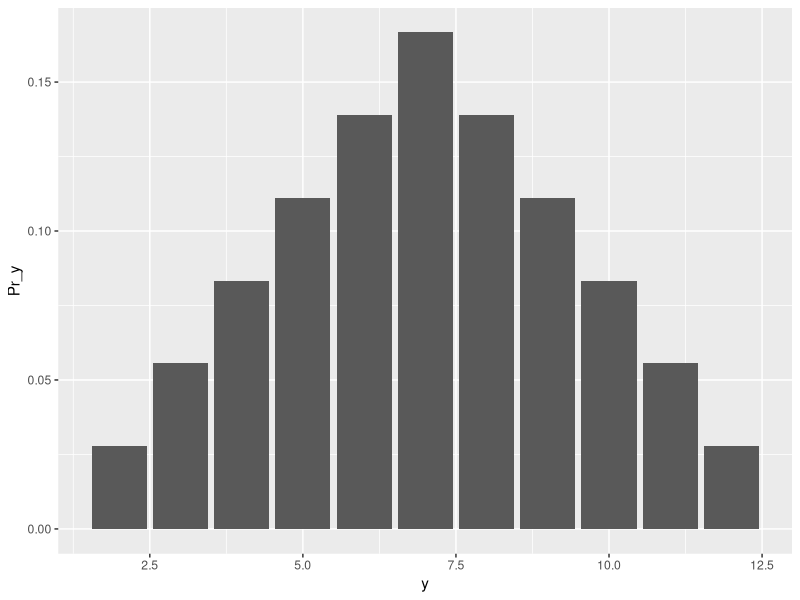
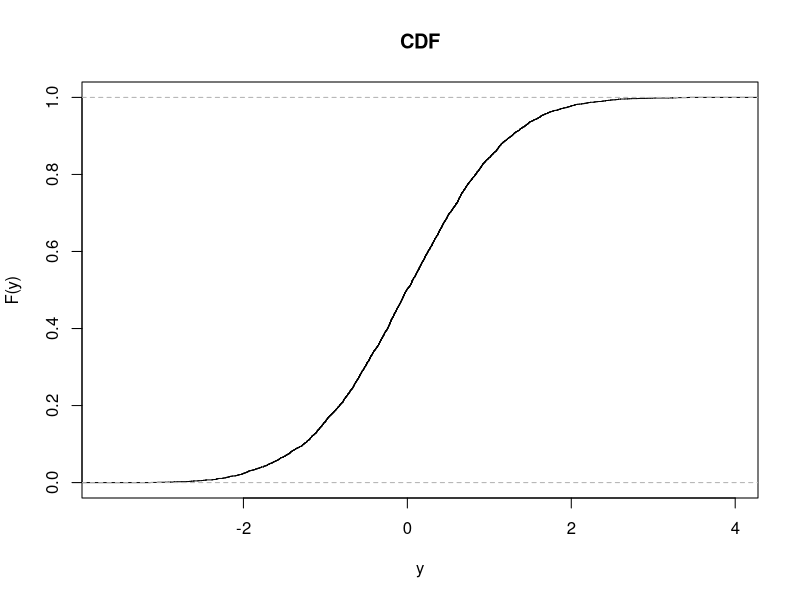
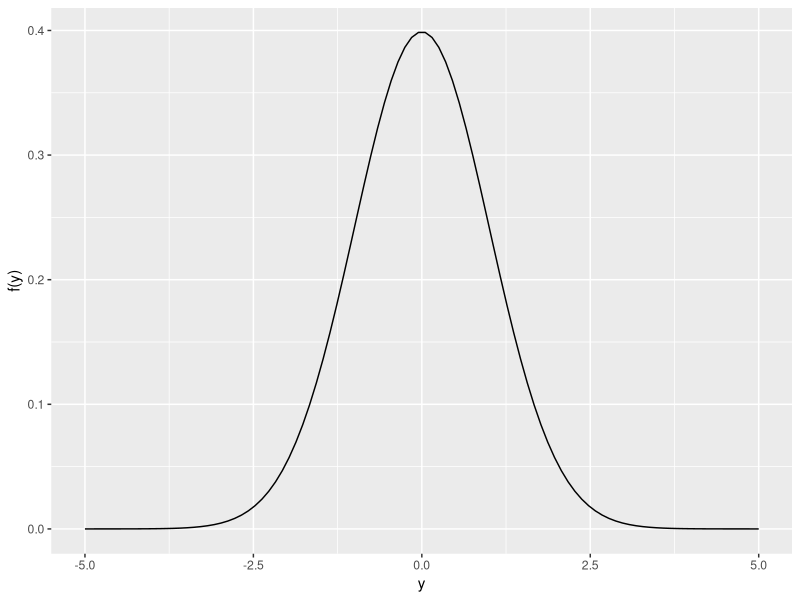
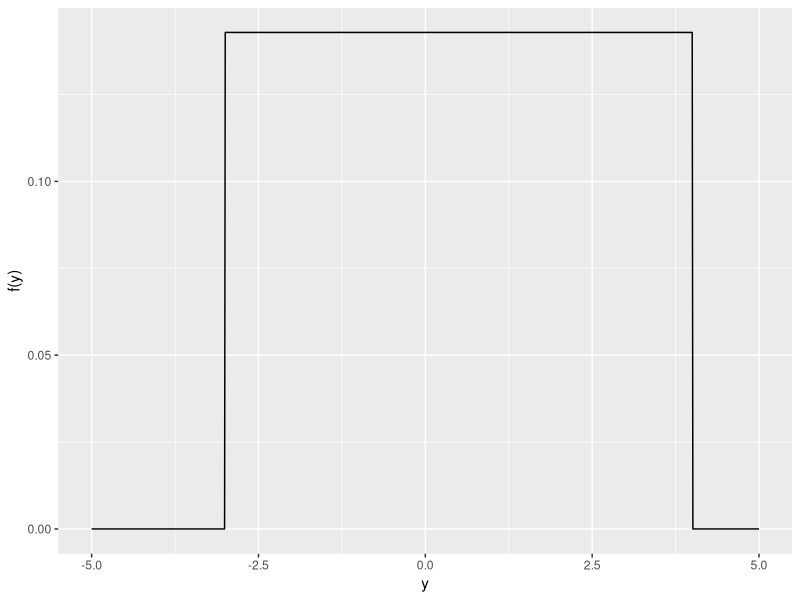
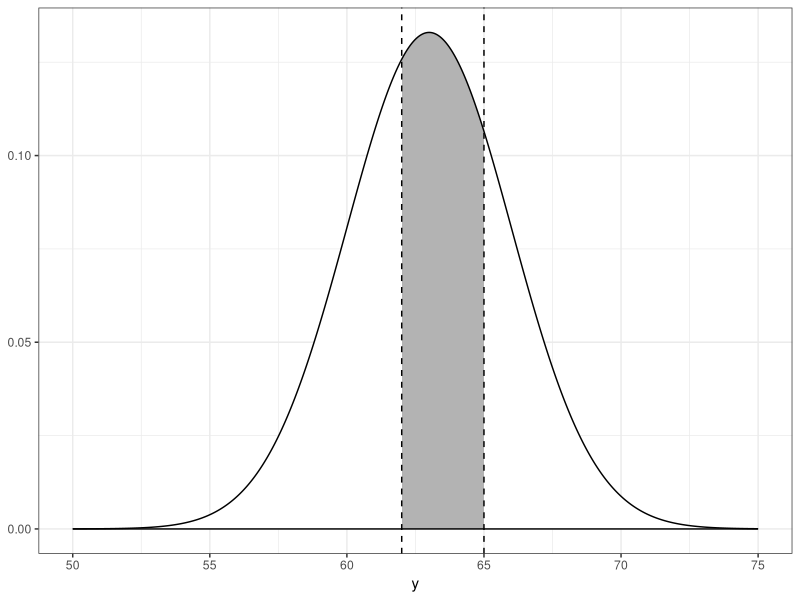

These figures' R source, in order:
## ---- chunk 1
set.seed(123)
options(width=60)
knitr::opts_chunk$set(fig.align='center',fig.width=9,fig.height=5)
def.chunk.hook  <- knitr::knit_hooks$get("chunk")
knitr::knit_hooks$set(chunk = function(x, options) {
  x <- def.chunk.hook(x, options)
  ifelse(options$size != "normalsize", paste0("\n \\", options$size,"\n\n", x, "\n\n \\normalsize"), x)
})
require(tidyverse)
## ---- chunk 2
require(tidyverse)
p <- data.frame(y = 2:12,
           samples = c(1:6,5:1)) %>%
  mutate(Pr_y = samples / sum(samples))
p
## ---- chunk 3
p %>%
  ggplot(aes(x = y,y = Pr_y)) + 
  geom_bar(stat = 'identity')
## ---- chunk 4
# create sample data
sample_Data = rnorm(5000)
# calculate CDF 
CDF <- ecdf(sample_Data )
# draw the cdf plot
plot(CDF,main = 'CDF',ylab = 'F(y)',xlab = 'y')
## ---- chunk 5
require(tidyverse)
data.frame(py = dnorm(seq(-5,5,length.out = 100)),y = seq(-5,5,length.out = 100)) %>%
  ggplot(aes(x = y,y = py)) + 
  geom_line() + 
  labs(x = 'y',y = 'f(y)')
## ---- chunk 6
data.frame(py = dunif(seq(-5,5,length.out = 1000),min = -3,max = 4),y = seq(-5,5,length.out = 1000)) %>%
  ggplot(aes(x = y,y = py)) + 
  geom_line() + 
  labs(x = 'y',y = 'f(y)')
## ---- chunk 7
require(tidyverse)
data.frame(y = seq(50,75,length.out = 1000)) %>%
  mutate(py = dnorm(y,mean = 63,sd = 3)) %>%
  mutate(area = y >= 62 & y <= 65) %>%
  ggplot(aes(x = y,ymin = 0,ymax = py,fill = area)) + 
  geom_ribbon() +
  geom_ribbon(fill = NA,color = 'black') + 
  scale_fill_manual(guide = 'none',values = c('white','grey70')) + 
  theme_bw() + 
  geom_vline(xintercept = c(62,65),linetype = 'dashed')
